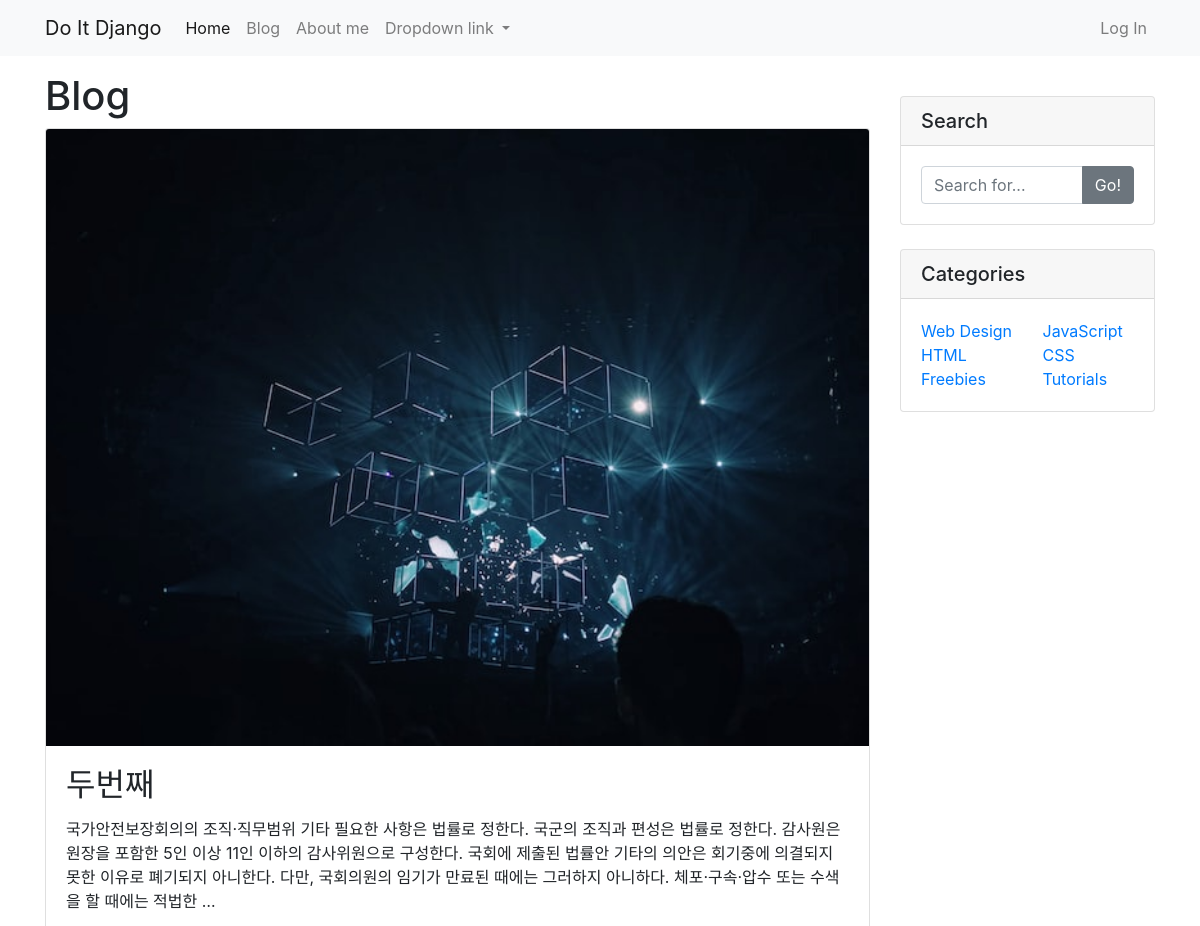
/blog/ (upper part), run on an earlier commit of the app's database.
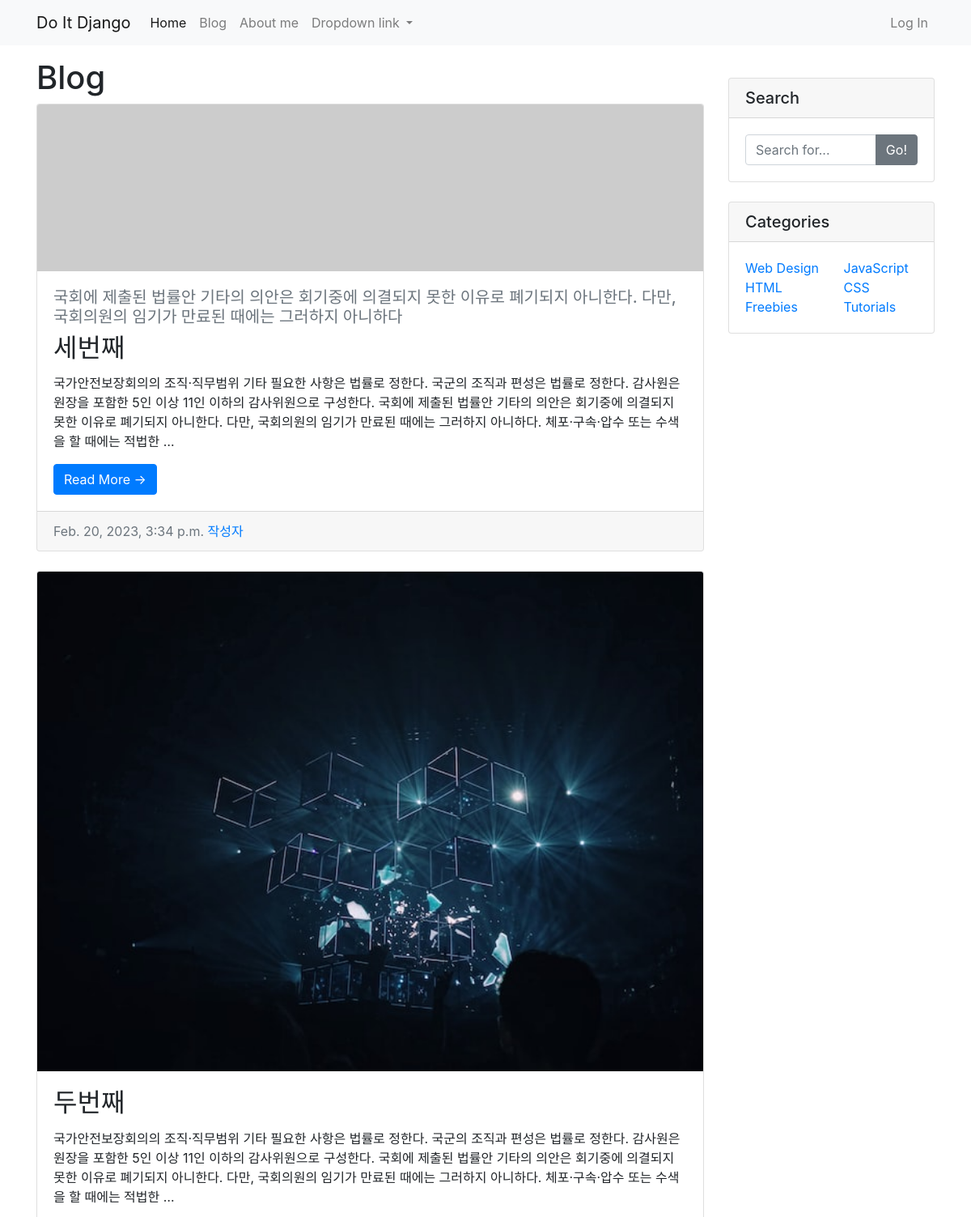
And on a later commit of the database.
### blog/models.py (models this page shows, shortened)
class Post(models.Model):
    title = models.CharField(max_length=30)
    hook_text = models.CharField(max_length=100, blank=True)
    content = models.TextField()
    head_image = models.ImageField(upload_to='blog/images/%Y/%m/%d/', blank=True)
    file_upload = models.FileField(upload_to='blog/files/%Y/%m/%d/', blank=True)
    created_at = models.DateTimeField(auto_now_add=True)
    updated_at = models.DateTimeField(auto_now=True)
    def __str__(self):
        return f'[{self.pk}] {self.title}'
    def get_absolute_url(self):
        return f'/blog/{self.pk}/'

### blog/views.py (the view)
# urls.py: path('', views.PostList.as_view()),
class PostList(ListView):
    model = Post
    ordering = '-pk'

### blog/templates/blog/post_list.html (shortened to what this page needs)
<!DOCTYPE html>
{% load static %}
<html lang="en">
<head>
    <link rel="stylesheet" href="{% static 'blog/bootstrap/bootstrap.min.css' %}" media="screen">
    <link href="{% static 'blog/fontawesome/css/fontawesome.css' %}" rel="stylesheet" media="screen">
    <link href="{% static 'blog/fontawesome/css/brands.css' %}" rel="stylesheet" media="screen">
    <link href="{% static 'blog/fontawesome/css/solid.css' %}" rel="stylesheet" media="screen">
</head>
<body>
    <nav class="navbar navbar-expand-lg navbar-light bg-light">
        <div class="container">
            <a class="navbar-brand" href="./index.html">Do It Django</a>
            <div class="collapse navbar-collapse" id="navbarNavDropdown">
                <ul class="navbar-nav">
                    <li class="nav-item active">
                        <a class="nav-link" href="./index.html">Home <span class="sr-only">(current)</span></a>
                    </li>
                    <li class="nav-item">
                        <a class="nav-link" href="./blog_list.html">Blog</a>
                    </li>
                    <li class="nav-item">
                        <a class="nav-link" href="./about_me.html">About me</a>
                    </li>
                    <li class="nav-item dropdown">
                        <a class="nav-link dropdown-toggle" href="#" id="navbarDropdownMenuLink" role="button"
                            data-toggle="dropdown" aria-haspopup="true" aria-expanded="false">
                            Dropdown link
                        </a>
                    </li>
                </ul>
                <ul class="navbar-nav ml-auto">
                    <li class="nav-item">
                        <a href="#" class="nav-link" data-toggle="modal" data-target="#loginModal">Log In</a>
                    </li>
                </ul>
            </div>
        </div>
    </nav>
    <div class="container my-3">
        <div class="row">
            <div class="col-md-8 col-lg-9">
                <h1>Blog</h1>
                {% for p in post_list %}
                <div class="card mb-4">
                    {% if p.head_image %}
                    <img class="card-img-top" src="{{ p.head_image.url }}" alt="{{ p }} head image">
                    {% else %}
                    <img class="card-img-top" src="https://picsum.photos/seed/{{ p.id }}/800/200" alt="random_image">
                    {% endif %}
                    <div class="card-body">
                        {% if p.hook_text %}
                            <h5 class="text-muted">{{ p.hook_text }}</h5>
                        {% endif %}
                        <h2 class="card-title">{{ p.title }}</h2>
                        <p class="card-text">{{ p.content | truncatewords:45 }}</p>
                        <a href="{{ p.get_absolute_url }}" class="btn btn-primary">Read More &rarr;</a>
                    </div>
                    <div class="card-footer text-muted">
                        {{ p.created_at }}
                        <a href="#"> 작성자 </a>
                    </div>
                </div>
                {% endfor %}
            </div>
            <div class="col-md-4 col-lg-3">
                <div class="card my-4">
                    <h5 class="card-header">Search</h5>
                    <div class="card-body">
                        <div class="input-group">
                            <input type="text" class="form-control" placeholder="Search for...">
                            <span class="input-group-append">
                                <button class="btn btn-secondary" type="button">Go!</button>
                            </span>
                        </div>
                    </div>
                </div>
                <div class="card my-4">
                    <h5 class="card-header">Categories</h5>
                    <div class="card-body">
                        <div class="row">
                            <div class="col-lg-6">
                                <ul class="list-unstyled mb-0">
                                    <li>
                                        <a href="#">Web Design</a>
                                    </li>
                                    <li>
                                        <a href="#">HTML</a>
                                    </li>
                                    <li>
                                        <a href="#">Freebies</a>
                                    </li>
                                </ul>
                            </div>
                            <div class="col-lg-6">
                                <ul class="list-unstyled mb-0">
                                    <li>
                                        <a href="#">JavaScript</a>
                                    </li>
                                    <li>
                                        <a href="#">CSS</a>
                                    </li>
                                    <li>
                                        <a href="#">Tutorials</a>
                                    </li>
                                </ul>
                            </div>
                        </div>
                    </div>
                </div>
            </div>
        </div>
    </div>
</body>
</html>

What changed in the data, as far as the page shows it:
added Post: hook_text "국회에 제출된 법률안 기타의 의안은 회기중에 의결되지 못한 이유로 폐기되지 아니한다. 다만, 국회의원의 임기가 만료된 때에는 그러하지 아니하다", title "세번째", content "국가안전보장회의의 조직·직무범위 기타 필요한 사항은 법률로 정한다. 국군의 조직과 편성은 법률로 정한다. 감사원은 원장을 포함한 5인 이상 11인 이하의 감사위원으로 구성한다. 국회에 제출된 법률안 기타의 의안은 회기중에 의결되지 못한 이유로 폐기되지 아니한다. 다만, 국회의원의 임기가 만료된 때에는 그러하지 아니하다. 체포·구속·압수 또는 수색을 할 때에는 적법한 …", created_at "Feb. 20, 2023, 3:34 p.m."
